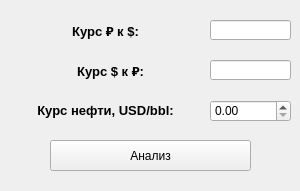
<?xml version="1.0" encoding="UTF-8"?>
<ui version="4.0">
 <class>Form</class>
 <widget class="QWidget" name="Form">
  <property name="geometry">
   <rect>
    <x>0</x>
    <y>0</y>
    <width>300</width>
    <height>191</height>
   </rect>
  </property>
  <property name="windowTitle">
   <string>Form</string>
  </property>
  <widget class="QDoubleSpinBox" name="doubleSpinBox">
   <property name="geometry">
    <rect>
     <x>210</x>
     <y>100</y>
     <width>81</width>
     <height>22</height>
    </rect>
   </property>
  </widget>
  <widget class="QLabel" name="label">
   <property name="geometry">
    <rect>
     <x>10</x>
     <y>100</y>
     <width>191</width>
     <height>21</height>
    </rect>
   </property>
   <property name="font">
    <font>
     <pointsize>10</pointsize>
     <weight>75</weight>
     <bold>true</bold>
    </font>
   </property>
   <property name="text">
    <string>Курс нефти, USD/bbl:</string>
   </property>
   <property name="alignment">
    <set>Qt::AlignCenter</set>
   </property>
  </widget>
  <widget class="QPushButton" name="pushButton">
   <property name="geometry">
    <rect>
     <x>50</x>
     <y>140</y>
     <width>201</width>
     <height>31</height>
    </rect>
   </property>
   <property name="text">
    <string>Анализ</string>
   </property>
  </widget>
  <widget class="QLabel" name="label_2">
   <property name="geometry">
    <rect>
     <x>10</x>
     <y>60</y>
     <width>201</width>
     <height>21</height>
    </rect>
   </property>
   <property name="font">
    <font>
     <pointsize>10</pointsize>
     <weight>75</weight>
     <bold>true</bold>
    </font>
   </property>
   <property name="text">
    <string>Курс $ к ₽:</string>
   </property>
   <property name="alignment">
    <set>Qt::AlignCenter</set>
   </property>
  </widget>
  <widget class="QLineEdit" name="lineEdit">
   <property name="geometry">
    <rect>
     <x>210</x>
     <y>60</y>
     <width>81</width>
     <height>20</height>
    </rect>
   </property>
  </widget>
  <widget class="QLineEdit" name="lineEdit_2">
   <property name="geometry">
    <rect>
     <x>210</x>
     <y>20</y>
     <width>81</width>
     <height>20</height>
    </rect>
   </property>
  </widget>
  <widget class="QLabel" name="label_3">
   <property name="geometry">
    <rect>
     <x>10</x>
     <y>20</y>
     <width>191</width>
     <height>21</height>
    </rect>
   </property>
   <property name="font">
    <font>
     <pointsize>10</pointsize>
     <weight>75</weight>
     <bold>true</bold>
    </font>
   </property>
   <property name="text">
    <string>Курс ₽ к $:</string>
   </property>
   <property name="alignment">
    <set>Qt::AlignCenter</set>
   </property>
  </widget>
 </widget>
 <resources/>
 <connections/>
</ui>
